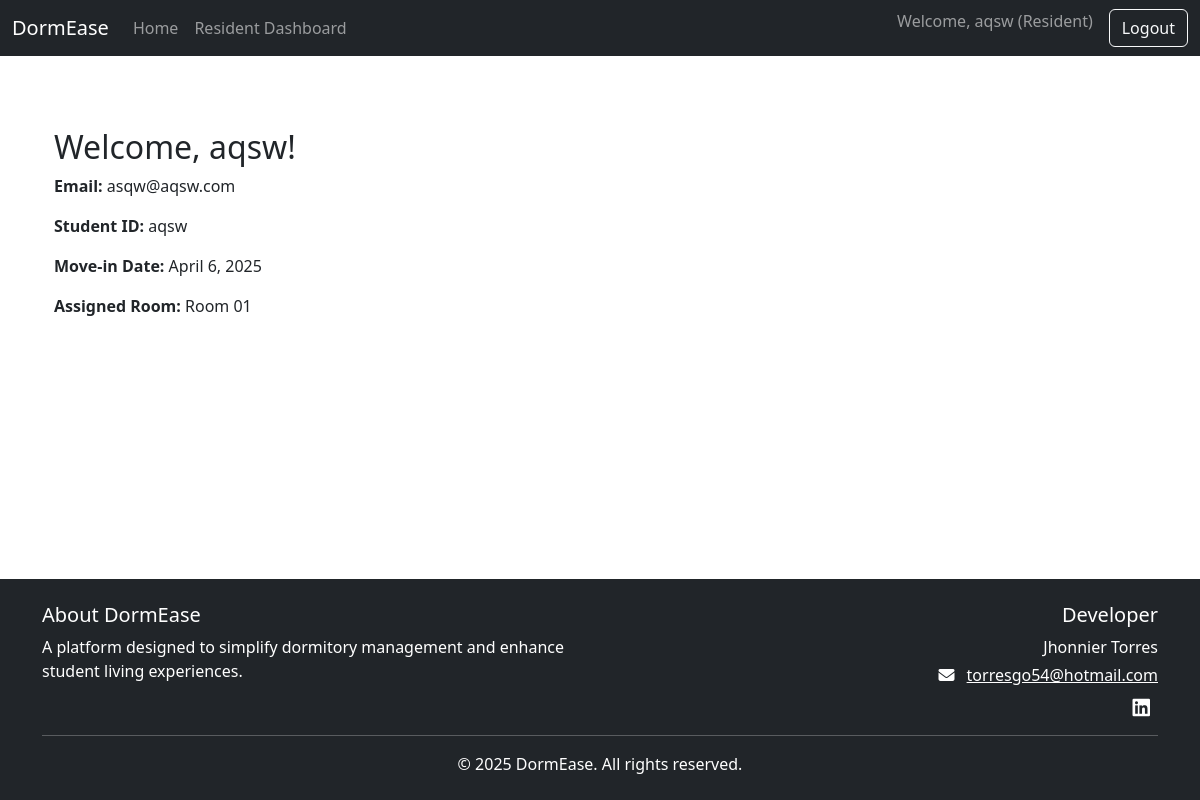
Page /resident-dashboard/ (signed in) on the committed database.
### users/models.py (models this page shows, shortened)
class CustomUser(AbstractUser):
    ROLE_CHOICES = [
        ('resident', 'Resident'),
        ('ra', 'Resident Assistant'),
        ('superuser', 'Superuser'),
    ]
    role = models.CharField(max_length=20, choices=ROLE_CHOICES, default='resident')
    student_id = models.CharField(max_length=20, blank=True, null=True)
    move_in_date = models.DateField(blank=True, null=True)
    CHECK_IN_CHOICES = [
        ('pending', 'Pending'),
        ('checked_in', 'Checked In'),
    ]
    check_in_status = models.CharField(max_length=20, choices=CHECK_IN_CHOICES, default='pending')

class Room(models.Model):
    ROOM_TYPES = [
        ('single', 'Single'),
        ('double', 'Double'),
        ('quad', 'Quad'),
    ]
    room_number = models.CharField(max_length=10, unique=True)
    room_type = models.CharField(max_length=10, choices=ROOM_TYPES)
    capacity = models.IntegerField()
    occupants = models.ManyToManyField('CustomUser', blank=True, related_name='assigned_room')

### users/views.py (the view)
# urls.py: path('resident-dashboard/', views.ResidentDashboardView.as_view(), name='resident-dashboard'),
class ResidentDashboardView(LoginRequiredMixin, View):
    def get(self, request):
        user = request.user
        if user.role != 'resident':
            return redirect('ra-dashboard')
        room = user.assigned_room.first() # if user.assigned_room.exists() else None
        return render(request, 'users/resident_dashboard.html', {'user': user, 'room': room})

### users/templates/users/resident_dashboard.html
{% extends 'base.html' %}
{% block content %}
<div class="container mt-5">
  <h2>Welcome, {{ user.username }}!</h2>
  <p><strong>Email:</strong> {{ user.email }}</p>
  <p><strong>Student ID:</strong> {{ user.student_id }}</p>
  <p><strong>Move-in Date:</strong> {{ user.move_in_date }}</p>
  <p><strong>Assigned Room:</strong>
    {% if room %}
      Room {{ room.room_number }}
    {% else %}
      Not Assigned
    {% endif %}
  </p>
</div>
{% endblock %}

### users/templates/base.html (shortened to what this page needs)
<!DOCTYPE html>
{% load static %}
<html lang="en">
<head>
    <link href="https://cdn.jsdelivr.net/npm/bootstrap@5.3.0/dist/css/bootstrap.min.css" rel="stylesheet">
    <link rel="stylesheet" href="https://cdnjs.cloudflare.com/ajax/libs/font-awesome/6.4.0/css/all.min.css">
</head>
<body class="d-flex flex-column min-vh-100">
    <nav class="navbar navbar-expand-lg navbar-dark bg-dark mb-4">
        <div class="container-fluid">
            <a class="navbar-brand" href="{% url 'home' %}">DormEase</a>
            <div class="collapse navbar-collapse" id="navbarNav">
                <ul class="navbar-nav me-auto">
                    <li class="nav-item">
                        <a class="nav-link" href="{% url 'home' %}">Home</a>
                    </li>
                    {% if user.is_authenticated %}
                        {% if user.role == 'resident' %}
                        <li class="nav-item">
                            <a class="nav-link" href="{% url 'resident-dashboard' %}">Resident Dashboard</a>
                        </li>
                        {% else %}
                            <li class="nav-item">
                                <a class="nav-link" href="#">Unknown Role</a>
                            </li>
                        {% endif %}
                    {% endif %}
                </ul>
                <ul class="navbar-nav ms-auto">
                    {% if user.is_authenticated %}
                    <li class="nav-item">
                        <span class="navbar-text me-3">
                            Welcome, {{ user.get_full_name|default:user.username }} ({{ user.get_role_display }})
                        </span>
                    </li>
                    <li class="nav-item">
                        <form method="post" action="{% url 'logout' %}" class="d-flex">
                            <button type="submit" class="btn btn-outline-light">Logout</button>
                        </form>
                    </li>
                    {% endif %}
                </ul>
            </div>
        </div>
    </nav>
    <main class="container flex-grow-1 mb-4">
        {% block content %}{% endblock %}
    </main>
    <footer class="bg-dark text-white py-4 mt-auto">
        <div class="container">
            <div class="row">
                <div class="col-md-6">
                    <h5>About DormEase</h5>
                    <p class="mb-0">A platform designed to simplify dormitory management and enhance student living experiences.</p>
                </div>
                <div class="col-md-6 text-md-end">
                    <h5>Developer</h5>
                    <p class="mb-1">Jhonnier Torres</p>
                    <p class="mb-1">
                        <i class="fas fa-envelope me-2"></i>
                        <a href="mailto:torresgo54@hotmail.com" class="text-white">torresgo54@hotmail.com</a>
                    </p>
                    <div class="social-icons mt-2">
                        <a href="https://www.linkedin.com/in/jhonnier-torres-gonz%C3%A1lez-027a18138/" target="_blank" class="text-white me-2">
                            <i class="fab fa-linkedin fa-lg"></i>
                        </a>
                    </div>
                </div>
            </div>
            <hr class="my-3 bg-light">
            <div class="text-center">
                <p class="mb-0">&copy; {% now "Y" %} DormEase. All rights reserved.</p>
            </div>
        </div>
    </footer>
</body>
</html>

### rows in the picture
CustomUser: get_full_name "aqsw", role "Resident", username "aqsw", email "asqw@aqsw.com", student_id "aqsw", move_in_date "April 6, 2025"
Room: room_number "01"
